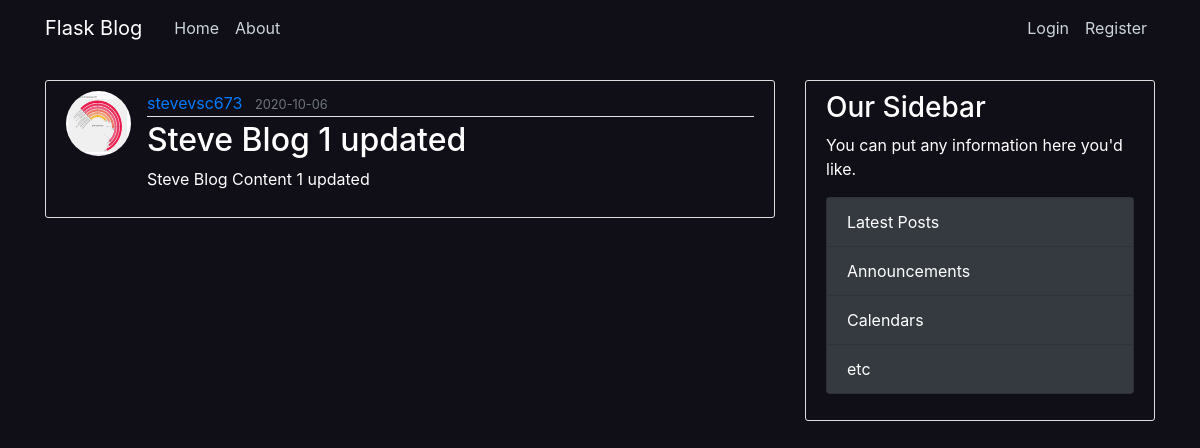
/post/1, run on the app's committed database.
### flaskblog/models.py (models this page shows, shortened)
class User(db.Model, UserMixin):
    id=db.Column(db.Integer, primary_key=True)
    username = db.Column(db.String(20), unique=True, nullable=False)
    email = db.Column(db.String(120), unique=True, nullable=False)
    image_file = db.Column(db.String(20), nullable=False, default='default.jpg')
    password = db.Column(db.String(60), nullable=False)
    posts = db.relationship('Post', backref='author', lazy=True)

class Post(db.Model):
    id=db.Column(db.Integer, primary_key=True)
    title = db.Column(db.String(100), nullable=False)
    date_posted=db.Column(db.DateTime, nullable=False, default=datetime.utcnow)
    content=db.Column(db.Text, nullable=False)
    user_id=db.Column(db.Integer, db.ForeignKey('user.id'), nullable=False)

### flaskblog/posts/routes.py (the view)
@posts.route("/post/<int:post_id>")
def post(post_id):
    post = Post.query.get_or_404(post_id)
    return render_template('post.html', title=post.title, post=post)

### flaskblog/templates/post.html (shortened to what this page needs)
{% extends "layout.html" %}
{% block content %}
    <article class="media content-section">
        <img class="rounded-circle article-img" src="{{url_for('static', filename='profile_pics/' + post.author.image_file)}}">
        <div class="media-body">
        <div class="article-metadata">
            <a class="mr-2" href="{{url_for('users.user_posts', username=post.author.username) }}">{{ post.author.username }}</a>
            <small class="text-muted"> {{ post.date_posted.strftime('%Y-%m-%d') }}</small>
        </div>
        <h2 class="article-title">{{ post.title }}</h2>
        <p class="article-content">{{ post.content }}</p>
        </div>
    </article>
{% endblock content %}

### flaskblog/static/main.css (style rules this page uses)
body { background-color: #100e17; color: #fff; margin-top: 5rem; }
h1, h2, h3, h4, h5, h6 { color: #ffff; }
.content-section { background-color: #100e17; color: #ffff; padding: 10px 20px; border: 1px solid #dddddd; border-radius: 3px; margin-bottom: 20px; }
.article-title { color: #ffff; }
.article-content { white-space: pre-line; }
.article-img { height: 65px; width: 65px; margin-right: 16px; }
.article-metadata { padding-bottom: 1px; margin-bottom: 4px; border-bottom: 1px solid #e3e3e3; }

### data on the page
User: image_file (picture), author.username "stevevsc673"
Post: date_posted "2020-10-06", title "Steve Blog 1 updated", content "Steve Blog Content 1 updated"
